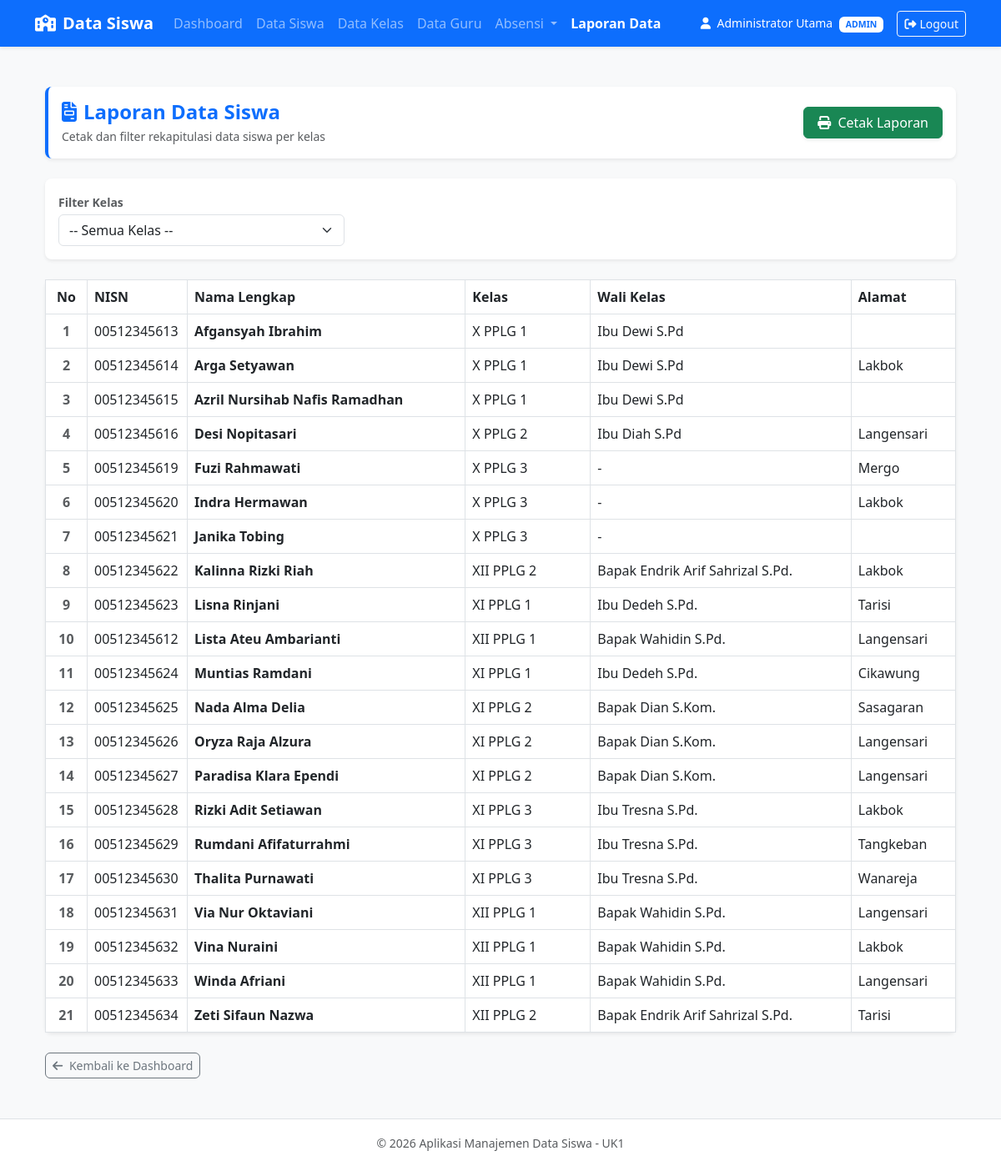
Screenshot of /laporan.php (signed in) with the database file from the repository.
### tables this page shows
CREATE TABLE `siswa` (
  `id` int NOT NULL,
  `nisn` varchar(20) NOT NULL,
  `nama` varchar(100) NOT NULL,
  `kelas_id` int DEFAULT NULL,
  `alamat` text,
  `foto` varchar(255) DEFAULT 'default.png'
);

CREATE TABLE `kelas` (
  `id` int NOT NULL,
  `nama_kelas` varchar(50) NOT NULL,
  `wali_kelas` varchar(100) DEFAULT NULL,
  `guru_id` int DEFAULT NULL
);

### laporan.php (the view, shortened to what this page needs)
<?php
$database = new Database();
$db = $database->getConnection();
$query = "SELECT siswa.*, kelas.nama_kelas, kelas.wali_kelas
          FROM siswa
          LEFT JOIN kelas ON siswa.kelas_id = kelas.id";
$query .= " ORDER BY siswa.nama ASC";
$stmt = $db->prepare($query);
$stmt->execute();
$data_siswa = $stmt->fetchAll(PDO::FETCH_ASSOC);
include 'views/header.php';
?>
<div class="container my-4">
    <div class="d-flex justify-content-between align-items-center p-3 mb-4 bg-white rounded-3 shadow-sm border-start border-4 border-primary no-print">
        <div>
            <h4 class="fw-bold mb-1 text-primary">
                <i class="fa-solid fa-file-invoice text-primary me-2"></i>Laporan Data Siswa
            </h4>
            <p class="text-muted mb-0 small">Cetak dan filter rekapitulasi data siswa per kelas</p>
        </div>
        <div>
            <button onclick="window.print();" class="btn btn-success px-3 shadow-sm">
                <i class="fa-solid fa-print me-1"></i> Cetak Laporan
            </button>
        </div>
    </div>
    <div class="card border-0 shadow-sm rounded-3 mb-4 no-print">
        <div class="card-body p-3">
            <form method="GET" action="" class="row g-3 align-items-center">
                <div class="col-md-4">
                    <label class="form-label small fw-semibold text-muted mb-1">Filter Kelas</label>
                    <select name="kelas_id" class="form-select" onchange="this.form.submit()">
                        <option value="">-- Semua Kelas --</option>
                    </select>
                </div>
            </form>
        </div>
    </div>
    <div class="card border-0 shadow-sm rounded-3">
        <div class="card-body p-0">
            <div class="table-responsive">
                <table class="table table-bordered align-middle mb-0">
                    <thead class="bg-light text-secondary">
                        <tr>
                            <th width="50" class="text-center py-2">No</th>
                            <th width="120" class="py-2">NISN</th>
                            <th class="py-2">Nama Lengkap</th>
                            <th width="150" class="py-2">Kelas</th>
                            <th class="py-2">Wali Kelas</th>
                            <th class="py-2">Alamat</th>
                        </tr>
                    </thead>
                    <tbody>
                        <?php if (count($data_siswa) > 0): ?>
                            <?php $no = 1; foreach ($data_siswa as $row): ?>
                                <tr>
                                    <td class="text-center fw-bold text-muted"><?= $no++; ?></td>
                                    <td><?= htmlspecialchars($row['nisn'] ?? '-'); ?></td>
                                    <td class="fw-semibold text-dark"><?= htmlspecialchars($row['nama'] ?? '-'); ?></td>
                                    <td><?= htmlspecialchars($row['nama_kelas'] ?? 'Belum Ada Kelas'); ?></td>
                                    <td><?= htmlspecialchars($row['wali_kelas'] ?? '-'); ?></td>
                                    <td><?= htmlspecialchars($row['alamat'] ?? '-'); ?></td>
                                </tr>
                            <?php endforeach; ?>
                        <?php endif; ?>
                    </tbody>
                </table>
            </div>
        </div>
    </div>
    <div class="mt-4 no-print">
        <a href="index.php" class="btn btn-outline-secondary btn-sm rounded-2"><i class="fa-solid fa-arrow-left me-1"></i> Kembali ke Dashboard</a>
    </div>
</div>
<?php include 'views/footer.php'; ?>

### rows the page displays
siswa: nisn "00512345613", nama "Afgansyah Ibrahim", kelas.nama_kelas "X PPLG 1", kelas.wali_kelas "Ibu Dewi S.Pd"
siswa: nisn "00512345614", nama "Arga Setyawan", kelas.nama_kelas "X PPLG 1", kelas.wali_kelas "Ibu Dewi S.Pd", alamat "Lakbok"
siswa: nisn "00512345615", nama "Azril Nursihab Nafis Ramadhan", kelas.nama_kelas "X PPLG 1", kelas.wali_kelas "Ibu Dewi S.Pd"
siswa: nisn "00512345616", nama "Desi Nopitasari", kelas.nama_kelas "X PPLG 2", kelas.wali_kelas "Ibu Diah S.Pd", alamat "Langensari"
siswa: nisn "00512345619", nama "Fuzi Rahmawati", kelas.nama_kelas "X PPLG 3", kelas.wali_kelas "-", alamat "Mergo"
siswa: nisn "00512345620", nama "Indra Hermawan", kelas.nama_kelas "X PPLG 3", kelas.wali_kelas "-", alamat "Lakbok"
siswa: nisn "00512345621", nama "Janika Tobing", kelas.nama_kelas "X PPLG 3", kelas.wali_kelas "-"
siswa: nisn "00512345622", nama "Kalinna Rizki Riah", kelas.nama_kelas "XII PPLG 2", kelas.wali_kelas "Bapak Endrik Arif Sahrizal S.Pd.", alamat "Lakbok"
siswa: nisn "00512345623", nama "Lisna Rinjani", kelas.nama_kelas "XI PPLG 1", kelas.wali_kelas "Ibu Dedeh S.Pd.", alamat "Tarisi"
siswa: nisn "00512345612", nama "Lista Ateu Ambarianti", kelas.nama_kelas "XII PPLG 1", kelas.wali_kelas "Bapak Wahidin S.Pd.", alamat "Langensari"
siswa: nisn "00512345624", nama "Muntias Ramdani", kelas.nama_kelas "XI PPLG 1", kelas.wali_kelas "Ibu Dedeh S.Pd.", alamat "Cikawung"
siswa: nisn "00512345625", nama "Nada Alma Delia", kelas.nama_kelas "XI PPLG 2", kelas.wali_kelas "Bapak Dian S.Kom.", alamat "Sasagaran"
siswa: nisn "00512345626", nama "Oryza Raja Alzura", kelas.nama_kelas "XI PPLG 2", kelas.wali_kelas "Bapak Dian S.Kom.", alamat "Langensari"
siswa: nisn "00512345627", nama "Paradisa Klara Ependi", kelas.nama_kelas "XI PPLG 2", kelas.wali_kelas "Bapak Dian S.Kom.", alamat "Langensari"
siswa: nisn "00512345628", nama "Rizki Adit Setiawan", kelas.nama_kelas "XI PPLG 3", kelas.wali_kelas "Ibu Tresna S.Pd.", alamat "Lakbok"
siswa: nisn "00512345629", nama "Rumdani Afifaturrahmi", kelas.nama_kelas "XI PPLG 3", kelas.wali_kelas "Ibu Tresna S.Pd.", alamat "Tangkeban"
siswa: nisn "00512345630", nama "Thalita Purnawati", kelas.nama_kelas "XI PPLG 3", kelas.wali_kelas "Ibu Tresna S.Pd.", alamat "Wanareja"
siswa: nisn "00512345631", nama "Via Nur Oktaviani", kelas.nama_kelas "XII PPLG 1", kelas.wali_kelas "Bapak Wahidin S.Pd.", alamat "Langensari"
siswa: nisn "00512345632", nama "Vina Nuraini", kelas.nama_kelas "XII PPLG 1", kelas.wali_kelas "Bapak Wahidin S.Pd.", alamat "Lakbok"
siswa: nisn "00512345633", nama "Winda Afriani", kelas.nama_kelas "XII PPLG 1", kelas.wali_kelas "Bapak Wahidin S.Pd.", alamat "Langensari"
siswa: nisn "00512345634", nama "Zeti Sifaun Nazwa", kelas.nama_kelas "XII PPLG 2", kelas.wali_kelas "Bapak Endrik Arif Sahrizal S.Pd.", alamat "Tarisi"

### other values shown
$_SESSION['nama_lengkap'] "Administrator Utama"
$_SESSION['user_role'] "ADMIN"
